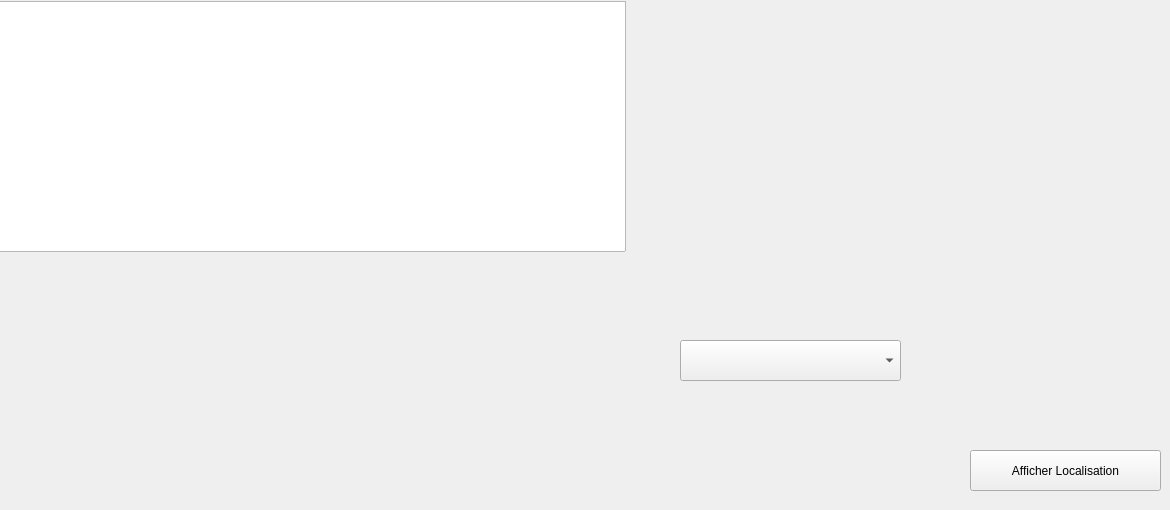
        <widget class="QWidget" name="affich">
         <attribute name="icon">
          <iconset>
           <normaloff>../Images/affiicherr.png</normaloff>../Images/affiicherr.png</iconset>
         </attribute>
         <attribute name="title">
          <string>Afficher</string>
         </attribute>
         <widget class="QLabel" name="label_4">
          <property name="enabled">
           <bool>true</bool>
          </property>
          <property name="geometry">
           <rect>
            <x>40</x>
            <y>260</y>
            <width>581</width>
            <height>241</height>
           </rect>
          </property>
          <property name="text">
           <string/>
          </property>
          <property name="pixmap">
           <pixmap>../Images/livraison-fournisseurs-achats-gestion-commerciale.png</pixmap>
          </property>
          <property name="scaledContents">
           <bool>true</bool>
          </property>
         </widget>
         <widget class="QTableView" name="Affiche">
          <property name="geometry">
           <rect>
            <x>-5</x>
            <y>1</y>
            <width>631</width>
            <height>251</height>
           </rect>
          </property>
          <property name="font">
           <font>
            <family>MV Boli</family>
            <pointsize>10</pointsize>
           </font>
          </property>
         </widget>
         <widget class="QPushButton" name="Localisation">
          <property name="geometry">
           <rect>
            <x>970</x>
            <y>450</y>
            <width>191</width>
            <height>41</height>
           </rect>
          </property>
          <property name="text">
           <string>Afficher Localisation</string>
          </property>
          <property name="icon">
           <iconset>
            <normaloff>../Images/local.png</normaloff>../Images/local.png</iconset>
          </property>
          <property name="iconSize">
           <size>
            <width>20</width>
            <height>20</height>
           </size>
          </property>
         </widget>
         <widget class="QComboBox" name="Localisation_combobox">
          <property name="geometry">
           <rect>
            <x>680</x>
            <y>340</y>
            <width>221</width>
            <height>41</height>
           </rect>
          </property>
         </widget>
        </widget>
